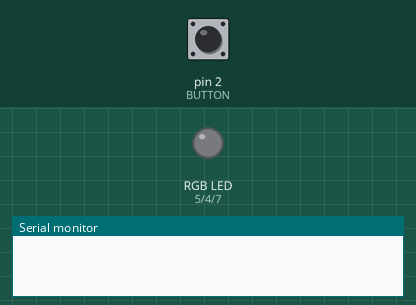
Simulated run of this sketch. Board: Arduino Uno, built with avr-gcc and run on an emulated ATmega328P. Parts: an RGB LED mixed from three pins (HIGH = lit), the last lines printed to the serial monitor. Inputs (shaded band) come from the test bench; at power-on: pin 2 (BUTTON) HIGH.

Above: at 1.2 s.
1.3 s: pin 2 (BUTTON) pulled LOW for 0.15 s
At 2.1 s:
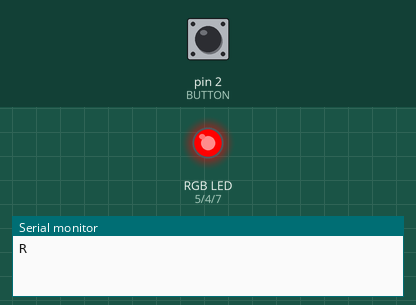
At 2.9 s:
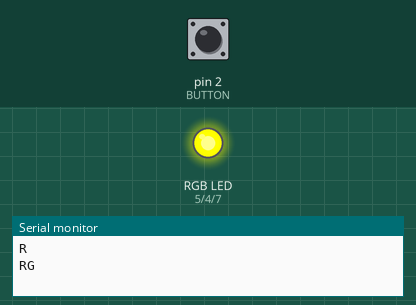
4.4 s: pin 2 (BUTTON) pulled LOW for 3.2 s
At 12.9 s:
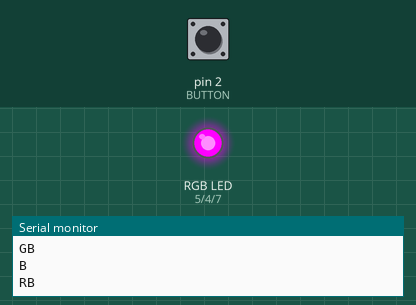
Timing chart, 0 to 14.4 s (numbered marks = the images above; inputs shaded):
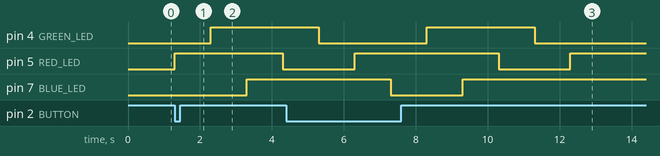

The sketch:

Lab1_Q6.ino
```cpp
#define RED_LED 5
#define GREEN_LED 4
#define BLUE_LED 7
#define BUTTON 2
#define TIME 1000


void setup() {
  // put your setup code here, to run once:
  Serial.begin(9600);
  pinMode (RED_LED, OUTPUT);
  pinMode(GREEN_LED, OUTPUT);
  pinMode(BLUE_LED,OUTPUT);
  pinMode(BUTTON, INPUT_PULLUP);
}

void loop() {
  // put your main code here, to run repeatedly:
  if (digitalRead(BUTTON)){
    while (!digitalRead(BUTTON)){
      Serial.println("R");
      digitalWrite(RED_LED, HIGH);
      digitalWrite(GREEN_LED, LOW);
      digitalWrite(BLUE_LED,LOW);
      delay(TIME);

      Serial.println("RG");
      digitalWrite(GREEN_LED,HIGH);
      delay(TIME);

      Serial.println("RGB");
      digitalWrite(BLUE_LED,HIGH);
      delay(TIME);

      Serial.println("GB");
      digitalWrite(RED_LED, LOW);
      delay(TIME);

      Serial.println("B");
      digitalWrite(GREEN_LED, LOW);
      delay(TIME);

      Serial.println("RB");
      digitalWrite(RED_LED, HIGH);
      delay(TIME);
    }
  }

}
```

Measured:
- after the input at 1.3 s, pin 4 (GREEN_LED): LOW → HIGH after 1.0 s; pin 5 (RED_LED): LOW → HIGH at once, → LOW 3.0 s later; pin 7 (BLUE_LED): LOW → HIGH after 2.0 s
- after the input at 4.4 s, pin 7 (BLUE_LED): HIGH → LOW after 2.9 s, → HIGH 2.0 s later
